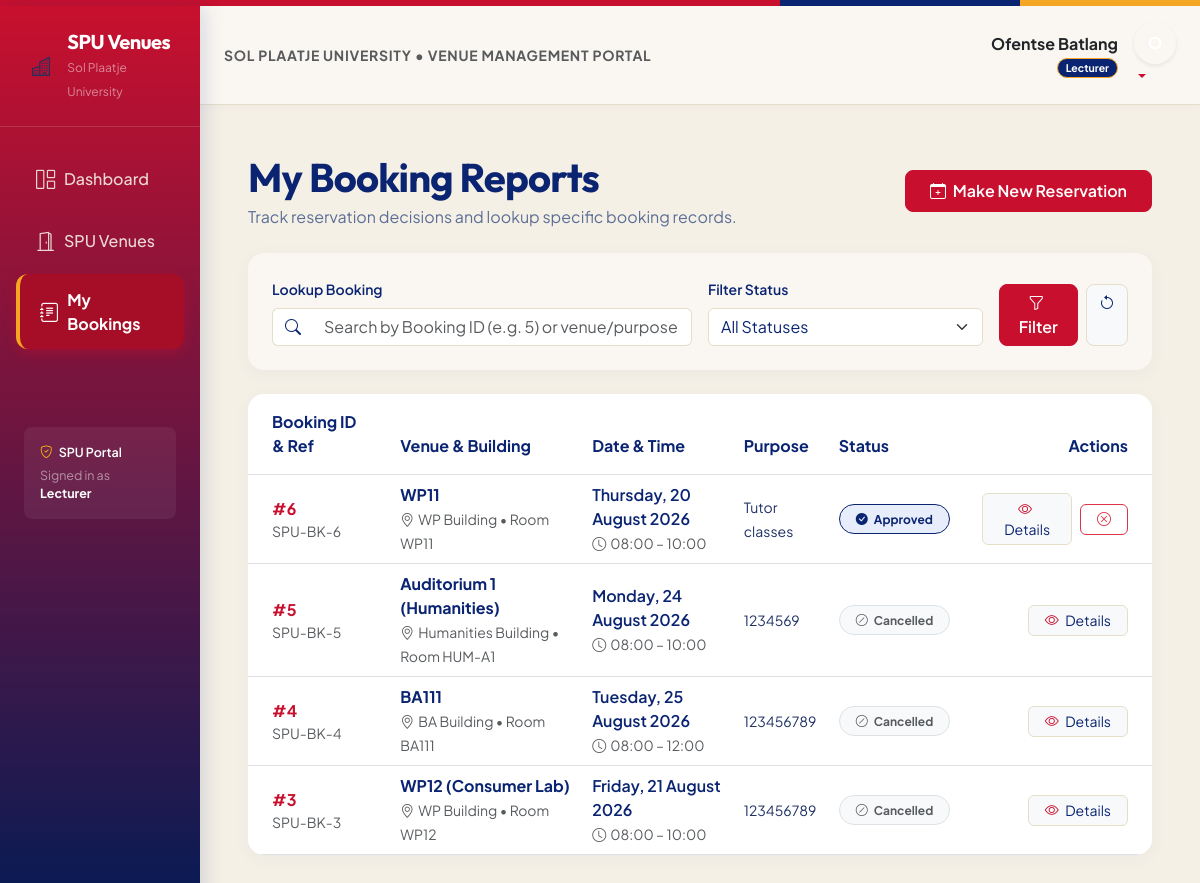
Page /dashboard/bookings/reports/ (signed in) on the committed database.
### users/models.py (models this page shows, shortened)
class User(AbstractBaseUser, PermissionsMixin):
    ROLE_CHOICES = (
        ('admin', 'Admin'),
        ('lecturer', 'Lecturer'),
        ('student_leader', 'Student Leader'),
    )
    LEADERSHIP_ROLE_CHOICES = (
        ('peer_mentor', 'Peer Mentor'),
        ('tutor', 'Tutor'),
        ('house_committee', 'House Committee'),
        ('sub_warden', 'Sub Warden'),
        ('wellness_warrior', 'Wellness Warrior'),
        ('society_leader', 'Society Leader'),
        ('src', 'SRC Representative'),
    )
    full_name = models.CharField(max_length=100)
    student_number = models.CharField(max_length=30, unique=True, null=True, blank=True)
    email = models.EmailField(unique=True, max_length=255)
    phone_number = models.CharField(max_length=30, blank=True)
    role = models.CharField(max_length=20, choices=ROLE_CHOICES, default='student_leader')
    leadership_role = models.CharField(max_length=30, choices=LEADERSHIP_ROLE_CHOICES, blank=True)
    reset_token = models.CharField(max_length=100, blank=True, null=True)
    created_at = models.DateTimeField(default=timezone.now)
    is_active = models.BooleanField(default=True)
    is_staff = models.BooleanField(default=False)
    objects = UserManager()
    USERNAME_FIELD = 'email'
    REQUIRED_FIELDS = ['full_name']
    class Meta:
        db_table = 'users'
        ordering = ['-created_at']

### resources/models.py (models this page shows, shortened)
class Booking(models.Model):
    STATUS_CHOICES = (
        ('pending', 'Pending'),
        ('approved', 'Approved'),
        ('declined', 'Declined'),
        ('cancelled', 'Cancelled'),
    )
    resource = models.ForeignKey(Resource, on_delete=models.CASCADE, related_name='bookings')
    requested_by = models.ForeignKey(settings.AUTH_USER_MODEL, on_delete=models.CASCADE, related_name='bookings')
    booking_date = models.DateField()
    start_time = models.TimeField()
    end_time = models.TimeField()
    purpose = models.TextField()
    phone_number = models.CharField(max_length=30)
    status = models.CharField(max_length=20, choices=STATUS_CHOICES, default='pending')
    created_at = models.DateTimeField(default=timezone.now)
    class Meta:
        db_table = 'bookings'
        ordering = ['-created_at']

class Resource(models.Model):
    TYPE_CHOICES = (
        ('Laboratory', 'Laboratory'),
        ('Classroom', 'Classroom'),
        ('Lecture Hall', 'Lecture Hall'),
        ('Auditorium', 'Auditorium'),
        ('Tutorial Room', 'Tutorial Room'),
        ('Event Venue', 'Event Venue'),
        ('Computer Lab', 'Computer Lab'),
    )
    name = models.CharField(max_length=150)
    building = models.ForeignKey(Building, on_delete=models.CASCADE, related_name='venues', null=True, blank=True)
    room_number = models.CharField(max_length=50, blank=True, default='')
    venue_type = models.CharField(max_length=50, choices=TYPE_CHOICES, default='Classroom', db_index=True)
    capacity = models.PositiveIntegerField(null=True, blank=True)
    description = models.TextField(null=True, blank=True)
    opening_time = models.TimeField(default=time(8, 0))
    closing_time = models.TimeField(default=time(17, 0))
    manager_id = models.CharField(max_length=100, default='22222222-2222-2222-2222-222222222222')
    created_at = models.DateTimeField(default=timezone.now)
    class Meta:
        db_table = 'venues'
        ordering = ['building', 'name']

class Building(models.Model):
    campus_id = models.IntegerField(default=1)
    name = models.CharField(max_length=100)
    class Meta:
        db_table = 'buildings'
        ordering = ['id']

### dashboard_app/views.py (the view, shortened to what this page needs)
# urls.py: path('bookings/reports/', views.booking_reports, name='booking_reports'),
@login_required
def booking_reports(request):
    bookings = Booking.objects.filter(requested_by=request.user).select_related('resource', 'resource__building').order_by('-created_at')
    search_query = request.GET.get('search', '').strip()
    status_filter = request.GET.get('status', '')
    if status_filter:
        bookings = bookings.filter(status=status_filter)
    return render(request, 'dashboard/booking_reports.html', {
        'bookings': bookings,
        'search_query': search_query,
        'status_filter': status_filter,
    })

### dashboard_app/templates/dashboard/booking_reports.html (shortened to what this page needs)
{% extends "base.html" %}
{% block content %}
<div class="d-flex justify-content-between align-items-center mb-4 flex-wrap gap-3">
    <div>
        <h1 class="fw-bold mb-1" style="color: var(--spu-navy);">My Booking Reports</h1>
        <p class="text-muted mb-0" style="color: var(--spu-text-muted) !important;">Track reservation decisions and lookup specific booking records.</p>
    </div>
    <a href="{% url 'dashboard:resources' %}" class="btn btn-spu-primary rounded-3 px-4 py-2">
        <i class="bi bi-calendar-plus me-1"></i> Make New Reservation
    </a>
</div>
<div class="card spu-card mb-4 border-0">
    <div class="card-body p-4">
        <form method="GET" class="row g-3 align-items-end">
            <div class="col-md-6">
                <label class="form-label small fw-semibold" style="color: var(--spu-navy);">Lookup Booking</label>
                <div class="input-group">
                    <span class="input-group-text bg-white border-end-0" style="border-color: var(--spu-border); color: var(--spu-navy);"><i class="bi bi-search"></i></span>
                    <input type="text" name="search" class="form-control border-start-0" placeholder="Search by Booking ID (e.g. 5) or venue/purpose..." value="{{ search_query|default:'' }}">
                </div>
            </div>
            <div class="col-md-4">
                <label class="form-label small fw-semibold" style="color: var(--spu-navy);">Filter Status</label>
                <select name="status" class="form-select">
                    <option value="">All Statuses</option>
                </select>
            </div>
            <div class="col-md-2">
                <div class="d-flex gap-2">
                    <button type="submit" class="btn btn-spu-primary rounded-3 w-100"><i class="bi bi-funnel me-1"></i> Filter</button>
                    <a href="{% url 'dashboard:booking_reports' %}" class="btn btn-light border rounded-3" style="border-color: var(--spu-border) !important; color: var(--spu-navy);"><i class="bi bi-arrow-counterclockwise"></i></a>
                </div>
            </div>
        </form>
    </div>
</div>
<div class="card spu-card overflow-hidden border-0">
    <div class="table-responsive">
        <table class="table align-middle mb-0">
            <thead class="bg-light" style="background-color: var(--spu-bg) !important;">
                <tr>
                    <th class="py-3 px-4" style="color: var(--spu-navy);">Booking ID & Ref</th>
                    <th class="py-3" style="color: var(--spu-navy);">Venue & Building</th>
                    <th class="py-3" style="color: var(--spu-navy);">Date & Time</th>
                    <th class="py-3" style="color: var(--spu-navy);">Purpose</th>
                    <th class="py-3" style="color: var(--spu-navy);">Status</th>
                    <th class="py-3 text-end px-4" style="color: var(--spu-navy);">Actions</th>
                </tr>
            </thead>
            <tbody>
                {% for booking in bookings %}
                <tr>
                    <td class="px-4">
                        <a href="{% url 'dashboard:booking_detail' booking.id %}" class="fw-bold text-decoration-none" style="color: var(--spu-red);">
                            #{{ booking.id }}
                        </a>
                        <small class="text-muted d-block">SPU-BK-{{ booking.id }}</small>
                    </td>
                    <td>
                        <div class="fw-bold" style="color: var(--spu-navy);">{{ booking.resource.name }}</div>
                        <small class="text-muted"><i class="bi bi-geo-alt me-1"></i>{{ booking.resource.building.name|default:'SPU Campus' }} &bull; Room {{ booking.resource.room_number|default:'—' }}</small>
                    </td>
                    <td>
                        <div class="fw-semibold" style="color: var(--spu-navy);">{{ booking.booking_date|date:"l, d F Y" }}</div>
                        <small class="text-muted"><i class="bi bi-clock me-1"></i>{{ booking.start_time|time:"H:i" }} – {{ booking.end_time|time:"H:i" }}</small>
                    </td>
                    <td>
                        <span class="small" style="color: var(--spu-text-body);">{{ booking.purpose|truncatechars:45 }}</span>
                    </td>
                    <td>
                        {% if booking.status == 'approved' %}
                            <span class="badge rounded-pill px-3 py-2" style="background: var(--spu-navy-subtle); color: var(--spu-navy); border: 1px solid var(--spu-navy);"><i class="bi bi-check-circle-fill me-1"></i> Approved</span>
                        {% elif booking.status == 'declined' %}
                            <span class="badge rounded-pill px-3 py-2" style="background: var(--spu-red-subtle); color: var(--spu-red); border: 1px solid var(--spu-red);"><i class="bi bi-x-circle-fill me-1"></i> Declined</span>
                        {% elif booking.status == 'cancelled' %}
                            <span class="badge rounded-pill px-3 py-2 bg-light text-muted border"><i class="bi bi-slash-circle me-1"></i> Cancelled</span>
                        {% else %}
                            <span class="badge rounded-pill px-3 py-2" style="background: var(--spu-orange-subtle); color: var(--spu-orange-hover); border: 1px solid var(--spu-orange);"><i class="bi bi-hourglass-split me-1"></i> Pending Review</span>
                        {% endif %}
                    </td>
                    <td class="text-end px-4">
                        <div class="d-flex justify-content-end align-items-center gap-2">
                            <a href="{% url 'dashboard:booking_detail' booking.id %}" class="btn btn-sm btn-light border rounded-2 px-3" style="border-color: var(--spu-border) !important; color: var(--spu-navy);" title="View Full Details">
                                <i class="bi bi-eye me-1" style="color: var(--spu-red);"></i> Details
                            </a>
                            {% if booking.status == 'pending' or booking.status == 'approved' %}
                            <form method="post" action="{% url 'dashboard:booking_cancel' booking.id %}" class="d-inline" onsubmit="return confirm('Are you sure you want to cancel this booking?');">
                                <button type="submit" class="btn btn-sm btn-outline-danger rounded-2 px-3">
                                    <i class="bi bi-x-circle"></i>
                                </button>
                            </form>
                            {% endif %}
                        </div>
                    </td>
                </tr>
                {% endfor %}
            </tbody>
        </table>
    </div>
</div>
{% endblock %}

### templates/base.html (shortened to what this page needs)
{% load static %}
<!DOCTYPE html>
<html lang="en">
<head>
    <link href="https://cdn.jsdelivr.net/npm/bootstrap@5.3.2/dist/css/bootstrap.min.css" rel="stylesheet">
    <link href="https://cdn.jsdelivr.net/npm/bootstrap-icons@1.11.3/font/bootstrap-icons.css" rel="stylesheet">
</head>
<body>
    <div class="spu-brand-ribbon"></div>
    {% if user.is_authenticated %}
    <div class="container-fluid">
        <div class="row">
            <nav class="col-md-3 col-lg-2 d-md-block sidebar collapse show px-0 py-4">
                <div class="px-4 mb-4 brand-container pb-4">
                    <div class="d-flex align-items-center gap-2">
                        <div class="rounded-3 bg-warning text-primary d-flex align-items-center justify-content-center fw-bold" style="width: 38px; height: 38px; font-size: 1.2rem; background-color: var(--spu-gold) !important; color: var(--spu-blue) !important;">
                            <i class="bi bi-buildings"></i>
                        </div>
                        <div>
                            <h5 class="text-white mb-0 fw-bold" style="letter-spacing: -0.5px;">SPU Venues</h5>
                            <small class="text-white-50" style="font-size: 0.75rem;">Sol Plaatje University</small>
                        </div>
                    </div>
                </div>
                <ul class="nav flex-column px-3">
                    <li class="nav-item">
                        <a class="nav-link {% if request.resolver_match.url_name == 'home' %}active{% endif %}" href="{% url 'dashboard:home' %}">
                            <i class="bi bi-grid-1x2"></i> Dashboard
                        </a>
                    </li>
                    <li class="nav-item">
                        <a class="nav-link {% if 'resources' in request.resolver_match.url_name %}active{% endif %}" href="{% url 'dashboard:resources' %}">
                            <i class="bi bi-door-open"></i> SPU Venues
                        </a>
                    </li>
                    {% if user.role == 'lecturer' or user.role == 'student_leader' %}
                    <li class="nav-item">
                        <a class="nav-link {% if 'booking_reports' in request.resolver_match.url_name %}active{% endif %}" href="{% url 'dashboard:booking_reports' %}">
                            <i class="bi bi-journal-text"></i> My Bookings
                        </a>
                    </li>
                    {% endif %}
                </ul>
                <div class="px-4 mt-5 pt-4 text-white-50" style="font-size: 0.78rem;">
                    <div class="p-3 rounded-3" style="background: rgba(255,255,255,0.06);">
                        <div class="fw-semibold text-white mb-1"><i class="bi bi-shield-check me-1 text-warning"></i> SPU Portal</div>
                        <div>Signed in as <strong class="text-white">{{ user.get_role_display }}</strong></div>
                    </div>
                </div>
            </nav>
            <main class="col-md-9 ms-sm-auto col-lg-10 px-0">
                <nav class="navbar navbar-expand-lg top-navbar px-4 py-3">
                    <div class="container-fluid px-0">
                        <div class="d-flex align-items-center">
                            <span class="fw-bold text-muted small text-uppercase" style="letter-spacing: 0.05em;">
                                Sol Plaatje University &bull; Venue Management Portal
                            </span>
                        </div>
                        <div class="ms-auto d-flex align-items-center gap-3">
                            <div class="text-end d-none d-sm-block">
                                <div class="fw-bold text-dark">{{ user.full_name }}</div>
                                <div class="small">
                                    {% if user.role == 'admin' %}
                                        <span class="badge badge-role-admin rounded-pill px-2 py-1">Administrator</span>
                                    {% elif user.role == 'lecturer' %}
                                        <span class="badge badge-role-lecturer rounded-pill px-2 py-1">Lecturer</span>
                                    {% else %}
                                        <span class="badge badge-role-student rounded-pill px-2 py-1">Student Leader</span>
                                    {% endif %}
                                </div>
                            </div>
                            <div class="dropdown">
                                <a href="#" class="d-block text-decoration-none dropdown-toggle" data-bs-toggle="dropdown" aria-expanded="false">
                                    <div class="rounded-circle text-white d-flex align-items-center justify-content-center fw-bold shadow-sm" style="width:42px; height:42px; background: var(--spu-blue); border: 2px solid var(--spu-gold);">
                                    </div>
                                </a>
                            </div>
                        </div>
                    </div>
                </nav>
                <div class="p-4 p-md-5">
                    {% block content %}{% endblock %}
                </div>
            </main>
        </div>
    </div>
    {% else %}
        {% block auth_content %}{% endblock %}
    {% endif %}
</body>
</html>

### rows in the picture
User: role "Lecturer", full_name "Ofentse Batlang"
Booking: id "6", resource.name "WP11", resource.building.name "WP Building", resource.room_number "WP11", booking_date "Thursday, 20 August 2026", start_time "08:00", end_time "10:00", purpose "Tutor classes", status "approved" (drawn)
Booking: id "5", resource.name "Auditorium 1 (Humanities)", resource.building.name "Humanities Building", resource.room_number "HUM-A1", booking_date "Monday, 24 August 2026", start_time "08:00", end_time "10:00", purpose "1234569", status "cancelled" (drawn)
Booking: id "4", resource.name "BA111", resource.building.name "BA Building", resource.room_number "BA111", booking_date "Tuesday, 25 August 2026", start_time "08:00", end_time "12:00", purpose "123456789", status "cancelled" (drawn)
Booking: id "3", resource.name "WP12 (Consumer Lab)", resource.building.name "WP Building", resource.room_number "WP12", booking_date "Friday, 21 August 2026", start_time "08:00", end_time "10:00", purpose "123456789", status "cancelled" (drawn)
